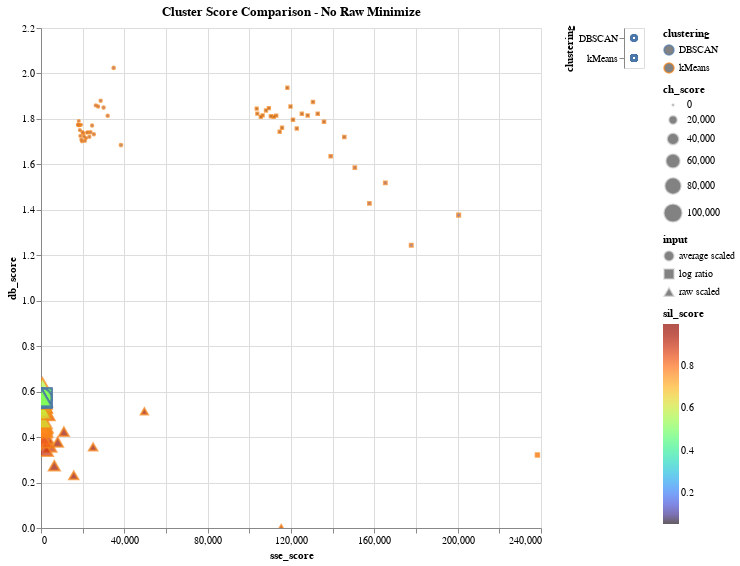

Notebook code for this chart:
### Code cell
# Data: Average Scaled, Log Ratio Scaled
data = df_kmeans_noRaw_metrics
domain = ['kMeans']
title = "Cluster Score Comparison - No Raw Minimize"

# Minimize position (left corner)
x_axis = 'sse_score:Q'
y_axis = 'db_score:Q'
    
# Maximize size and gradient
size = 'ch_score:Q'
gradient = 'sil_score:Q'

plot_comparison_plot(data, domain, title, x_axis, y_axis, size, gradient)

### Figure 1 — Vega-Lite specification as saved in the notebook (floating-point values rounded to 4 significant figures)
{"config": {"view": {"continuousWidth": 400, "continuousHeight": 300}}, "hconcat": [{"mark": {"type": "point", "strokeOpacity": 1.0}, "encoding": {"color": {"condition": {"type": "nominal", "field": "clustering", "selection": "selector055"}, "value": "lightgray"}, "fill": {"type": "quantitative", "field": "sil_score", "scale": {"scheme": "turbo"}}, "shape": {"type": "nominal", "field": "input"}, "size": {"type": "quantitative", "field": "ch_score"}, "tooltip": [{"type": "nominal", "field": "input"}, {"type": "nominal", "field": "clustering"}, {"type": "nominal", "field": "n_clusters"}, {"type": "quantitative", "field": "sse_score"}, {"type": "quantitative", "field": "db_score"}, {"type": "quantitative", "field": "ch_score"}, {"type": "quantitative", "field": "sil_score"}], "x": {"type": "quantitative", "field": "sse_score"}, "y": {"type": "quantitative", "field": "db_score"}}, "height": 500, "selection": {"selector056": {"type": "interval", "bind": "scales", "encodings": ["x", "y"]}}, "title": "Cluster Score Comparison - No Raw Minimize", "width": 500}, {"mark": "point", "encoding": {"y": {"type": "nominal", "axis": {"orient": "left"}, "field": "clustering"}}, "selection": {"selector055": {"type": "multi"}}}], "data": {"name": "data-12982f21e1021496659ed280da880552"}, "$schema": "https://vega.github.io/schema/vega-lite/v4.8.1.json", "datasets": {"data-12982f21e1021496659ed280da880552": [{"input": "log ratio", "clustering": "kMeans", "sil_score": 0.7952, "sse_score": 238300.0, "ch_score": 2490.0, "db_score": 0.3213, "n_clusters": 2}, {"input": "log ratio", "clustering": "kMeans", "sil_score": 0.1764, "sse_score": 200500.0, "ch_score": 1877.0, "db_score": 1.377, "n_clusters": 3}, {"input": "log ratio", "clustering": "kMeans", "sil_score": 0.1783, "sse_score": 177700.0, "ch_score": 1590.0, "db_score": 1.244, "n_clusters": 4}, {"input": "log ratio", "clustering": "kMeans", "sil_score": 0.1377, "sse_score": 165300.0, "ch_score": 1361.0, "db_score": 1.519, "n_clusters": 5}, {"input": "log ratio", "clustering": "kMeans", "sil_score": 0.1382, "sse_score": 157600.0, "ch_score": 1183.0, "db_score": 1.428, "n_clusters": 6}, {"input": "log ratio", "clustering": "kMeans", "sil_score": 0.1124, "sse_score": 150600.0, "ch_score": 1064.0, "db_score": 1.586, "n_clusters": 7}, {"input": "log ratio", "clustering": "kMeans", "sil_score": 0.09956, "sse_score": 145600.0, "ch_score": 963.8, "db_score": 1.72, "n_clusters": 8}, {"input": "log ratio", "clustering": "kMeans", "sil_score": 0.1046, "sse_score": 139100.0, "ch_score": 907.4, "db_score": 1.636, "n_clusters": 9}, {"input": "log ratio", "clustering": "kMeans", "sil_score": 0.08943, "sse_score": 135800.0, "ch_score": 836.6, "db_score": 1.787, "n_clusters": 10}, {"input": "log ratio", "clustering": "kMeans", "sil_score": 0.08703, "sse_score": 132800.0, "ch_score": 779.3, "db_score": 1.823, "n_clusters": 11}, {"input": "log ratio", "clustering": "kMeans", "sil_score": 0.07868, "sse_score": 130600.0, "ch_score": 727.3, "db_score": 1.875, "n_clusters": 12}, {"input": "log ratio", "clustering": "kMeans", "sil_score": 0.07546, "sse_score": 128000.0, "ch_score": 686.8, "db_score": 1.815, "n_clusters": 13}, {"input": "log ratio", "clustering": "kMeans", "sil_score": 0.0772, "sse_score": 125200.0, "ch_score": 655.2, "db_score": 1.822, "n_clusters": 14}, {"input": "log ratio", "clustering": "kMeans", "sil_score": 0.07978, "sse_score": 122800.0, "ch_score": 626.3, "db_score": 1.758, "n_clusters": 15}, {"input": "log ratio", "clustering": "kMeans", "sil_score": 0.07176, "sse_score": 121000.0, "ch_score": 597.3, "db_score": 1.797, "n_clusters": 16}, {"input": "log ratio", "clustering": "kMeans", "sil_score": 0.07137, "sse_score": 119800.0, "ch_score": 568.1, "db_score": 1.854, "n_clusters": 17}, {"input": "log ratio", "clustering": "kMeans", "sil_score": 0.06817, "sse_score": 118200.0, "ch_score": 544.5, "db_score": 1.937, "n_clusters": 18}, {"input": "log ratio", "clustering": "kMeans", "sil_score": 0.06338, "sse_score": 115700.0, "ch_score": 530.6, "db_score": 1.761, "n_clusters": 19}, {"input": "log ratio", "clustering": "kMeans", "sil_score": 0.07827, "sse_score": 114600.0, "ch_score": 509.8, "db_score": 1.744, "n_clusters": 20}, {"input": "log ratio", "clustering": "kMeans", "sil_score": 0.06707, "sse_score": 112900.0, "ch_score": 494.3, "db_score": 1.814, "n_clusters": 21}, {"input": "log ratio", "clustering": "kMeans", "sil_score": 0.06588, "sse_score": 111700.0, "ch_score": 477.6, "db_score": 1.81, "n_clusters": 22}, {"input": "log ratio", "clustering": "kMeans", "sil_score": 0.0558, "sse_score": 110300.0, "ch_score": 464.1, "db_score": 1.812, "n_clusters": 23}, {"input": "log ratio", "clustering": "kMeans", "sil_score": 0.06469, "sse_score": 109400.0, "ch_score": 449.2, "db_score": 1.847, "n_clusters": 24}, {"input": "log ratio", "clustering": "kMeans", "sil_score": 0.06265, "sse_score": 108000.0, "ch_score": 438.2, "db_score": 1.837, "n_clusters": 25}, {"input": "log ratio", "clustering": "kMeans", "sil_score": 0.06154, "sse_score": 106400.0, "ch_score": 429.4, "db_score": 1.816, "n_clusters": 26}, {"input": "log ratio", "clustering": "kMeans", "sil_score": 0.06563, "sse_score": 105500.0, "ch_score": 417.7, "db_score": 1.809, "n_clusters": 27}, {"input": "log ratio", "clustering": "kMeans", "sil_score": 0.06474, "sse_score": 103800.0, "ch_score": 411.1, "db_score": 1.823, "n_clusters": 28}, {"input": "log ratio", "clustering": "kMeans", "sil_score": 0.0571, "sse_score": 103500.0, "ch_score": 397.8, "db_score": 1.845, "n_clusters": 29}, {"input": "average scaled", "clustering": "kMeans", "sil_score": 0.2276, "sse_score": 38380.0, "ch_score": 1359.0, "db_score": 1.685, "n_clusters": 2}, {"input": "average scaled", "clustering": "kMeans", "sil_score": 0.1475, "sse_score": 34870.0, "ch_score": 959.8, "db_score": 2.024, "n_clusters": 3}, {"input": "average scaled", "clustering": "kMeans", "sil_score": 0.1567, "sse_score": 32010.0, "ch_score": 822.1, "db_score": 1.814, "n_clusters": 4}, {"input": "average scaled", "clustering": "kMeans", "sil_score": 0.1533, "sse_score": 30040.0, "ch_score": 725.6, "db_score": 1.85, "n_clusters": 5}, {"input": "average scaled", "clustering": "kMeans", "sil_score": 0.1498, "sse_score": 28650.0, "ch_score": 649.7, "db_score": 1.88, "n_clusters": 6}, {"input": "average scaled", "clustering": "kMeans", "sil_score": 0.1307, "sse_score": 27410.0, "ch_score": 597.4, "db_score": 1.855, "n_clusters": 7}, {"input": "average scaled", "clustering": "kMeans", "sil_score": 0.1293, "sse_score": 26300.0, "ch_score": 558.9, "db_score": 1.86, "n_clusters": 8}, {"input": "average scaled", "clustering": "kMeans", "sil_score": 0.1392, "sse_score": 25380.0, "ch_score": 525.4, "db_score": 1.733, "n_clusters": 9}, {"input": "average scaled", "clustering": "kMeans", "sil_score": 0.1271, "sse_score": 24530.0, "ch_score": 499.6, "db_score": 1.771, "n_clusters": 10}, {"input": "average scaled", "clustering": "kMeans", "sil_score": 0.1338, "sse_score": 23810.0, "ch_score": 475.8, "db_score": 1.741, "n_clusters": 11}, {"input": "average scaled", "clustering": "kMeans", "sil_score": 0.1338, "sse_score": 23220.0, "ch_score": 453.0, "db_score": 1.722, "n_clusters": 12}, {"input": "average scaled", "clustering": "kMeans", "sil_score": 0.123, "sse_score": 22630.0, "ch_score": 435.1, "db_score": 1.741, "n_clusters": 13}, {"input": "average scaled", "clustering": "kMeans", "sil_score": 0.1288, "sse_score": 22050.0, "ch_score": 420.5, "db_score": 1.74, "n_clusters": 14}, {"input": "average scaled", "clustering": "kMeans", "sil_score": 0.1272, "sse_score": 21640.0, "ch_score": 403.6, "db_score": 1.716, "n_clusters": 15}, {"input": "average scaled", "clustering": "kMeans", "sil_score": 0.1257, "sse_score": 21070.0, "ch_score": 394.3, "db_score": 1.703, "n_clusters": 16}, {"input": "average scaled", "clustering": "kMeans", "sil_score": 0.1247, "sse_score": 20660.0, "ch_score": 382.1, "db_score": 1.723, "n_clusters": 17}, {"input": "average scaled", "clustering": "kMeans", "sil_score": 0.1259, "sse_score": 20280.0, "ch_score": 370.8, "db_score": 1.736, "n_clusters": 18}, {"input": "average scaled", "clustering": "kMeans", "sil_score": 0.1228, "sse_score": 19920.0, "ch_score": 360.9, "db_score": 1.741, "n_clusters": 19}, {"input": "average scaled", "clustering": "kMeans", "sil_score": 0.1247, "sse_score": 19630.0, "ch_score": 350.1, "db_score": 1.701, "n_clusters": 20}, {"input": "average scaled", "clustering": "kMeans", "sil_score": 0.1267, "sse_score": 19360.0, "ch_score": 340.0, "db_score": 1.709, "n_clusters": 21}, {"input": "average scaled", "clustering": "kMeans", "sil_score": 0.1229, "sse_score": 19190.0, "ch_score": 328.4, "db_score": 1.774, "n_clusters": 22}, {"input": "average scaled", "clustering": "kMeans", "sil_score": 0.1241, "sse_score": 18880.0, "ch_score": 321.8, "db_score": 1.725, "n_clusters": 23}, {"input": "average scaled", "clustering": "kMeans", "sil_score": 0.1228, "sse_score": 18670.0, "ch_score": 313.2, "db_score": 1.751, "n_clusters": 24}, {"input": "average scaled", "clustering": "kMeans", "sil_score": 0.1227, "sse_score": 18450.0, "ch_score": 305.7, "db_score": 1.772, "n_clusters": 25}, {"input": "average scaled", "clustering": "kMeans", "sil_score": 0.1113, "sse_score": 18260.0, "ch_score": 298.1, "db_score": 1.772, "n_clusters": 26}, {"input": "average scaled", "clustering": "kMeans", "sil_score": 0.1209, "sse_score": 18130.0, "ch_score": 289.8, "db_score": 1.791, "n_clusters": 27}, {"input": "average scaled", "clustering": "kMeans", "sil_score": 0.1235, "sse_score": 17850.0, "ch_score": 285.7, "db_score": 1.773, "n_clusters": 28}, {"input": "average scaled", "clustering": "kMeans", "sil_score": 0.117, "sse_score": 17740.0, "ch_score": 278.2, "db_score": 1.775, "n_clusters": 29}, {"input": "raw scaled", "clustering": "kMeans", "sil_score": 0.9976, "sse_score": 115300.0, "ch_score": 9637.0, "db_score": 0.001544, "n_clusters": 2}, {"input": "raw scaled", "clustering": "kMeans", "sil_score": 0.9926, "sse_score": 49630.0, "ch_score": 13980.0, "db_score": 0.513, "n_clusters": 3}, {"input": "raw scaled", "clustering": "kMeans", "sil_score": 0.9916, "sse_score": 25010.0, "ch_score": 19870.0, "db_score": 0.3564, "n_clusters": 4}, {"input": "raw scaled", "clustering": "kMeans", "sil_score": 0.9918, "sse_score": 15720.0, "ch_score": 24320.0, "db_score": 0.2316, "n_clusters": 5}, {"input": "raw scaled", "clustering": "kMeans", "sil_score": 0.9659, "sse_score": 10990.0, "ch_score": 28200.0, "db_score": 0.424, "n_clusters": 6}, {"input": "raw scaled", "clustering": "kMeans", "sil_score": 0.9677, "sse_score": 8009.0, "ch_score": 32490.0, "db_score": 0.378, "n_clusters": 7}, {"input": "raw scaled", "clustering": "kMeans", "sil_score": 0.9678, "sse_score": 6390.0, "ch_score": 35040.0, "db_score": 0.2737, "n_clusters": 8}, {"input": "raw scaled", "clustering": "kMeans", "sil_score": 0.8966, "sse_score": 4483.0, "ch_score": 43920.0, "db_score": 0.3589, "n_clusters": 9}, {"input": "raw scaled", "clustering": "kMeans", "sil_score": 0.8892, "sse_score": 3412.0, "ch_score": 51430.0, "db_score": 0.4989, "n_clusters": 10}, {"input": "raw scaled", "clustering": "kMeans", "sil_score": 0.8931, "sse_score": 2590.0, "ch_score": 61090.0, "db_score": 0.3987, "n_clusters": 11}, {"input": "raw scaled", "clustering": "kMeans", "sil_score": 0.8931, "sse_score": 2016.0, "ch_score": 71450.0, "db_score": 0.3465, "n_clusters": 12}, {"input": "raw scaled", "clustering": "kMeans", "sil_score": 0.8505, "sse_score": 1708.0, "ch_score": 77340.0, "db_score": 0.4522, "n_clusters": 13}, {"input": "raw scaled", "clustering": "kMeans", "sil_score": 0.8309, "sse_score": 1531.0, "ch_score": 79650.0, "db_score": 0.4347, "n_clusters": 14}, {"input": "raw scaled", "clustering": "kMeans", "sil_score": 0.8306, "sse_score": 1379.0, "ch_score": 82120.0, "db_score": 0.3858, "n_clusters": 15}, {"input": "raw scaled", "clustering": "kMeans", "sil_score": 0.6746, "sse_score": 1244.0, "ch_score": 85000.0, "db_score": 0.4499, "n_clusters": 16}, {"input": "raw scaled", "clustering": "kMeans", "sil_score": 0.7491, "sse_score": 1161.0, "ch_score": 85360.0, "db_score": 0.5396, "n_clusters": 17}, {"input": "raw scaled", "clustering": "kMeans", "sil_score": 0.7663, "sse_score": 1062.0, "ch_score": 87870.0, "db_score": 0.4474, "n_clusters": 18}, {"input": "raw scaled", "clustering": "kMeans", "sil_score": 0.7665, "sse_score": 943.8, "ch_score": 93380.0, "db_score": 0.4317, "n_clusters": 19}, {"input": "raw scaled", "clustering": "kMeans", "sil_score": 0.6073, "sse_score": 865.8, "ch_score": 96430.0, "db_score": 0.473, "n_clusters": 20}, {"input": "raw scaled", "clustering": "kMeans", "sil_score": 0.5762, "sse_score": 815.8, "ch_score": 97210.0, "db_score": 0.5431, "n_clusters": 21}, {"input": "raw scaled", "clustering": "kMeans", "sil_score": 0.5754, "sse_score": 788.2, "ch_score": 95810.0, "db_score": 0.5423, "n_clusters": 22}, {"input": "raw scaled", "clustering": "kMeans", "sil_score": 0.5762, "sse_score": 713.8, "ch_score": 101000.0, "db_score": 0.525, "n_clusters": 23}, {"input": "raw scaled", "clustering": "kMeans", "sil_score": 0.5753, "sse_score": 679.5, "ch_score": 101500.0, "db_score": 0.6248, "n_clusters": 24}, {"input": "raw scaled", "clustering": "kMeans", "sil_score": 0.615, "sse_score": 650.5, "ch_score": 101500.0, "db_score": 0.5134, "n_clusters": 25}, {"input": "raw scaled", "clustering": "kMeans", "sil_score": 0.5116, "sse_score": 620.9, "ch_score": 102100.0, "db_score": 0.5655, "n_clusters": 26}, {"input": "raw scaled", "clustering": "kMeans", "sil_score": 0.5139, "sse_score": 581.2, "ch_score": 104900.0, "db_score": 0.5683, "n_clusters": 27}, {"input": "raw scaled", "clustering": "kMeans", "sil_score": 0.5141, "sse_score": 540.1, "ch_score": 108700.0, "db_score": 0.5592, "n_clusters": 28}, {"input": "raw scaled", "clustering": "kMeans", "sil_score": 0.5136, "sse_score": 518.2, "ch_score": 109200.0, "db_score": 0.5717, "n_clusters": 29}, {"input": "log ratio", "clustering": "DBSCAN", "sil_score": 0.5136, "sse_score": 518.2, "ch_score": 109200.0, "db_score": 0.5717, "n_clusters": 29}, {"input": "log ratio", "clustering": "DBSCAN", "sil_score": 0.5136, "sse_score": 518.2, "ch_score": 109200.0, "db_score": 0.5717, "n_clusters": 29}, {"input": "log ratio", "clustering": "DBSCAN", "sil_score": 0.5136, "sse_score": 518.2, "ch_score": 109200.0, "db_score": 0.5717, "n_clusters": 29}, {"input": "log ratio", "clustering": "DBSCAN", "sil_score": 0.5136, "sse_score": 518.2, "ch_score": 109200.0, "db_score": 0.5717, "n_clusters": 29}, {"input": "average scaled", "clustering": "DBSCAN", "sil_score": 0.5136, "sse_score": 518.2, "ch_score": 109200.0, "db_score": 0.5717, "n_clusters": 29}, {"input": "average scaled", "clustering": "DBSCAN", "sil_score": 0.5136, "sse_score": 518.2, "ch_score": 109200.0, "db_score": 0.5717, "n_clusters": 29}, {"input": "average scaled", "clustering": "DBSCAN", "sil_score": 0.5136, "sse_score": 518.2, "ch_score": 109200.0, "db_score": 0.5717, "n_clusters": 29}, {"input": "average scaled", "clustering": "DBSCAN", "sil_score": 0.5136, "sse_score": 518.2, "ch_score": 109200.0, "db_score": 0.5717, "n_clusters": 29}, {"input": "raw scaled", "clustering": "DBSCAN", "sil_score": 0.5136, "sse_score": 518.2, "ch_score": 109200.0, "db_score": 0.5717, "n_clusters": 29}, {"input": "raw scaled", "clustering": "DBSCAN", "sil_score": 0.5136, "sse_score": 518.2, "ch_score": 109200.0, "db_score": 0.5717, "n_clusters": 29}, {"input": "raw scaled", "clustering": "DBSCAN", "sil_score": 0.5136, "sse_score": 518.2, "ch_score": 109200.0, "db_score": 0.5717, "n_clusters": 29}, {"input": "raw scaled", "clustering": "DBSCAN", "sil_score": 0.5136, "sse_score": 518.2, "ch_score": 109200.0, "db_score": 0.5717, "n_clusters": 29}]}}
